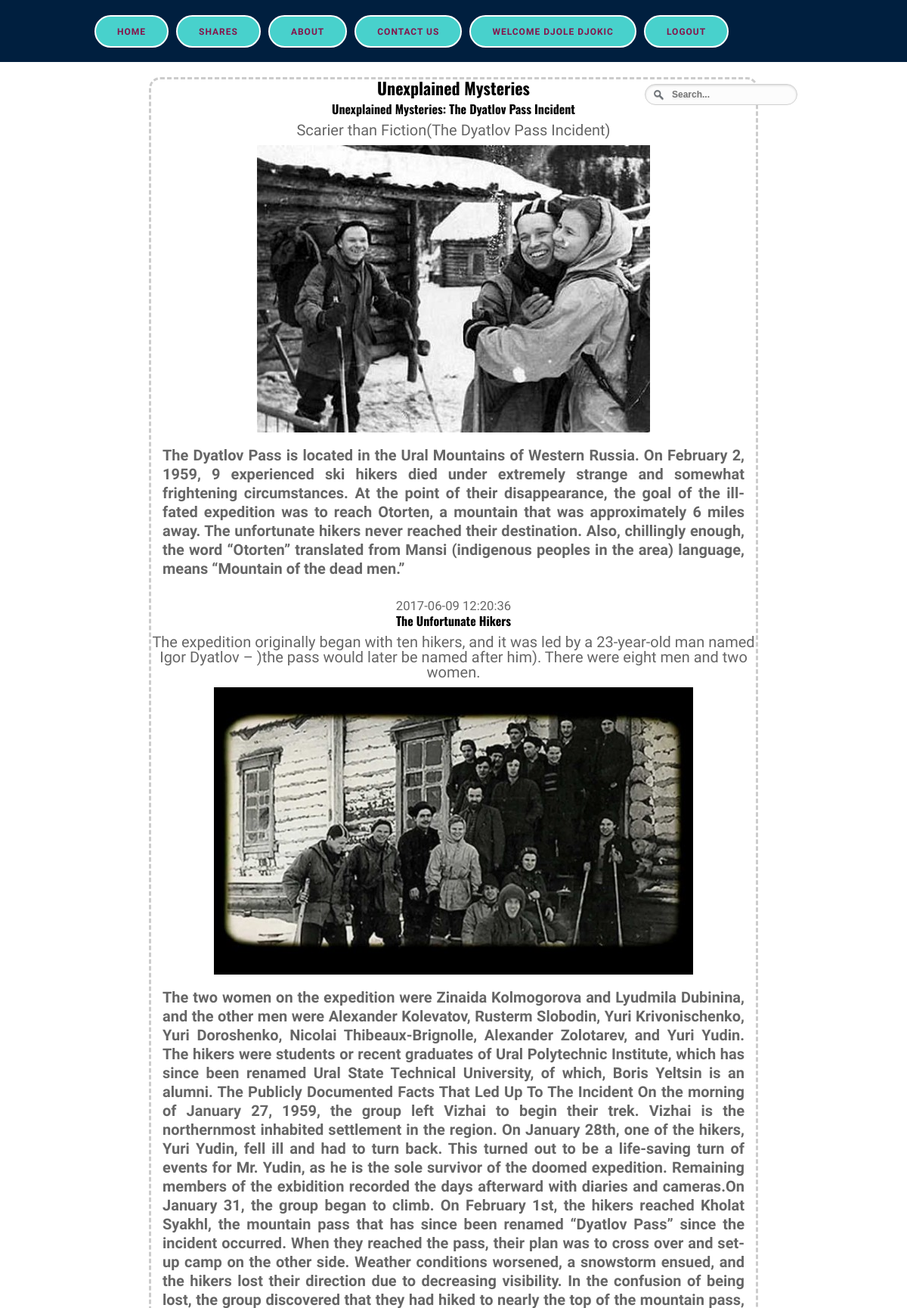
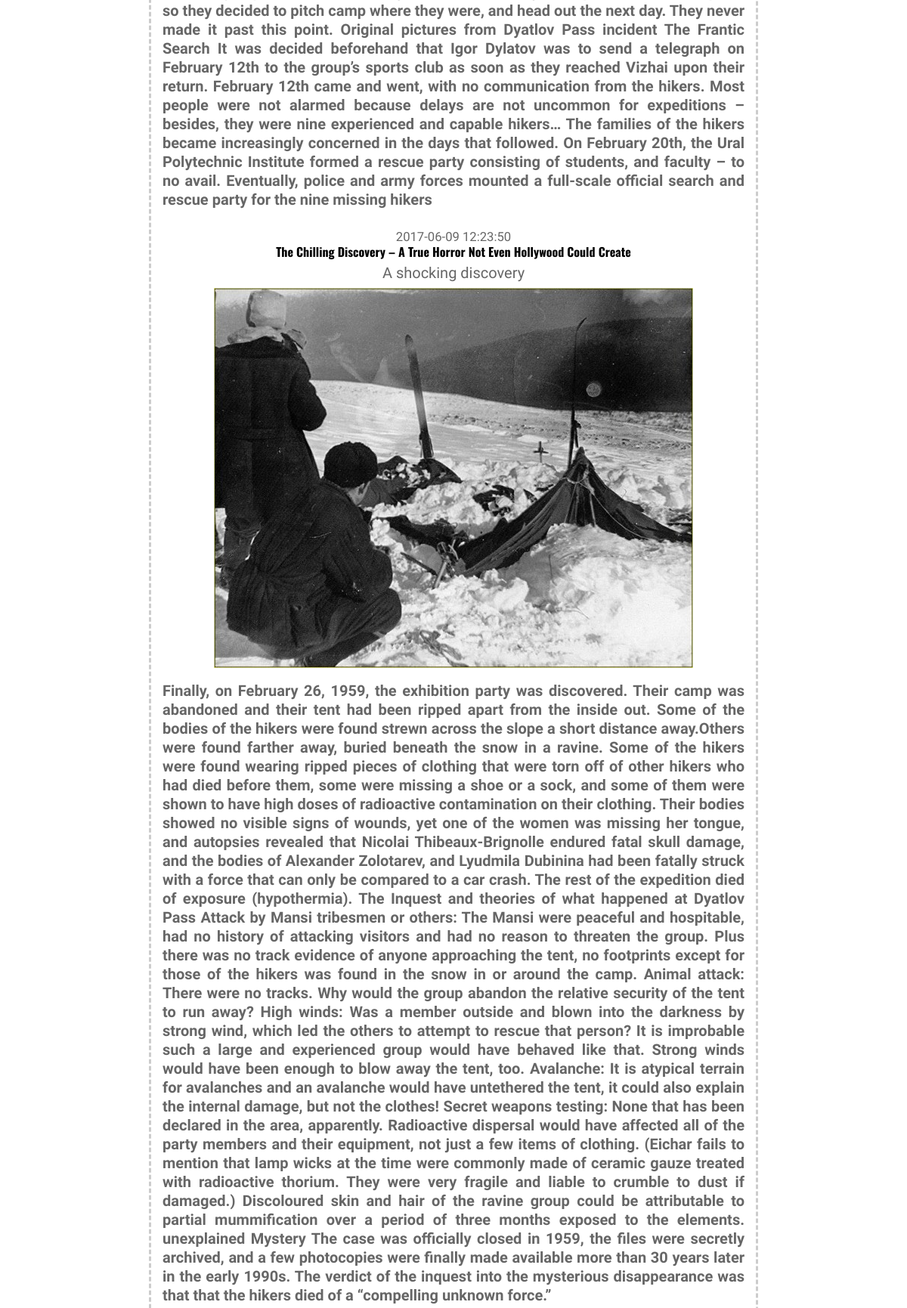
Screenshot of /readmore/index/2 (signed in, upper part) with the database file from the repository (2 pictures, top to bottom).
### tables this page shows
CREATE TABLE IF NOT EXISTS `images` (
  `id_image` int(11) NOT NULL AUTO_INCREMENT,
  `img_title` varchar(200) NOT NULL,
  `img_intro` varchar(200) NOT NULL,
  `img_body` text NOT NULL,
  `img_date` datetime NOT NULL DEFAULT CURRENT_TIMESTAMP,
  `img_name` varchar(200) NOT NULL,
  `img_id` int(11) NOT NULL,
  `cat_title` varchar(200) NOT NULL,
  `cat_id` int(11) NOT NULL,
  PRIMARY KEY (`id_image`)
);

### views/main.php (called while the page is built)
<?php include 'includes/header.php'; ?>

### controllers/readmore.php (called while the page is built)
<?php
class Readmore extends Controller{
	protected function Index(){
		$viewmodel = new ReadModel();
		$this->returnView($viewmodel->Index(), true);
	}
}
 ?>

### classes/Model.php (called while the page is built, shortened)
<?php
abstract class Model{
	protected $dbh;
	protected $stmt;
	public function __construct(){
		$this->dbh = new PDO("mysql:host=".DB_HOST.";dbname=".DB_NAME, DB_USER, DB_PASS);
	}
	public function query($query){
		$this->stmt = $this->dbh->prepare($query);
	}
	public function execute(){
		$this->stmt->execute();
	}
	public function resultSet(){
		$this->execute();
		return $this->stmt->fetchAll(PDO::FETCH_ASSOC);
	}
}
 ?>

### models/readmore.php (called while the page is built, shortened)
<?php
class ReadModel extends Model{
	public function Index(){
	if (isset($_GET['id'])) {
		$id = $_GET['id'];
		$this->query("SELECT * FROM images WHERE img_id = {$id}");
		$rows = $this->resultSet();
		return $rows;
		}
	}
}
 ?>

### views/readmore/index.php (the view, shortened to what this page needs)
<link rel="stylesheet" href="../../assets/css/style.css">
<link href="../../searchf/form.css" rel="stylesheet" type="text/css" />
 <section id="drugi" >
        <div class="wrapper" id="readmore">
            <h1>Unexplained Mysteries</h1>
            <?php foreach($viewmodel as $image): ?>
            <h4><?php echo $image['img_title']; ?></h4>
            <p><?php echo $image['img_intro']; ?></p>
            <img src="../../images/<?php echo $image['img_name']; ?>">
            <p class="art"><b><?php echo $image['img_body']; ?></b></p>
            <small><?php echo $image['img_date']; ?></small>
            <?php endforeach; ?>
        </div>
        </section>

### assets/css/style.css (style rules this page uses)
img { max-width:100%; }
p { margin:0 0 0.5em; }
.wrapper { width:auto; margin:0 auto; height: auto; overflow:hidden; }
#readmore { width: 800px; border:3px dashed #ccc; border-radius: 15px; background-color: #fff; }
.art { padding: 15px; text-align: justify; line-height: 25px; }
#drugi { padding:20px 0; text-align:center; overflow:hidden; }
@media screen and (min-width:1024px) and (max-width:1260px) { .wrapper { width:960px; } }
* { padding:0; margin:0; outline:0; }
body { font-family: 'Berkshire Swash', cursive; font-size:20px; line-height:20px; color:#666; background: #F0FFFF; }
h1, h2, h3, h4, h5 { font-family: "Oswald", Arial, sans-serif; padding-bottom:8px; color: black; }
h1 { font-size:22px; line-height:22px; }
h4 { font-size:16px; line-height:19px; }

### views/readmore/index.php (style rules this page uses)
body { background: url('http://i.imgur.com/Eor57Ae.jpg') no-repeat fixed center center; background-size: cover; }

### rows the page displays
images: img_title "Unexplained Mysteries: The Dyatlov Pass Incident", img_intro "Scarier than Fiction(The Dyatlov Pass Incident)", img_name (picture), img_body "The Dyatlov Pass is located in the Ural Mountains of Western Russia. On February 2, 1959, 9 experienced ski hikers died under extremely strange and somewhat frightening circumstances. At the point of their disappearance, the goal of the ill-fated expedition was to reach Otorten, a mountain that was approximately 6 miles away. The unfortunate hikers never reached their destination. Also, chillingly enough, the word “Otorten” translated from Mansi (indigenous peoples in the area) language, means “Mountain of the dead men.”", img_date "2017-06-09 12:20:36"
images: img_title "The Unfortunate Hikers", img_intro "The expedition originally began with ten hikers, and it was led by a 23-year-old man named Igor Dyatlov – )the pass would later be named after him). There were eight men and two women.", img_name (picture), img_body "The two women on the expedition were Zinaida Kolmogorova and Lyudmila Dubinina, and the other men were Alexander Kolevatov, Rusterm Slobodin, Yuri Krivonischenko, Yuri Doroshenko, Nicolai Thibeaux-Brignolle, Alexander Zolotarev, and Yuri Yudin. The hikers were students or recent graduates of Ural Polytechnic Institute, which has since been renamed Ural State Technical University, of which, Boris Yeltsin is an alumni. The Publicly Documented Facts That Led Up To The Incident On the morning of January 27, 1959, the group left Vizhai to begin their trek. Vizhai is the northernmost inhabited settlement in the region. On January 28th, one of the hikers, Yuri Yudin, fell ill and had to turn back.…", img_date "2017-06-09 12:23:50"
images: img_title "The Chilling Discovery – A True Horror Not Even Hollywood Could Create", img_intro "A shocking discovery", img_name (picture), img_body "Finally, on February 26, 1959, the exhibition party was discovered. Their camp was abandoned and their tent had been ripped apart from the inside out. Some of the bodies of the hikers were found strewn across the slope a short distance away.Others were found farther away, buried beneath the snow in a ravine. Some of the hikers were found wearing ripped pieces of clothing that were torn off of other hikers who had died before them, some were missing a shoe or a sock, and some of them were shown to have high doses of radioactive contamination on their clothing. Their bodies showed no visible signs of wounds, yet one of the women was missing her tongue, and autopsies revealed that Nicolai…"

### other values shown
$_SESSION['user_data']['name'] "DJOLE DJOKIC"
